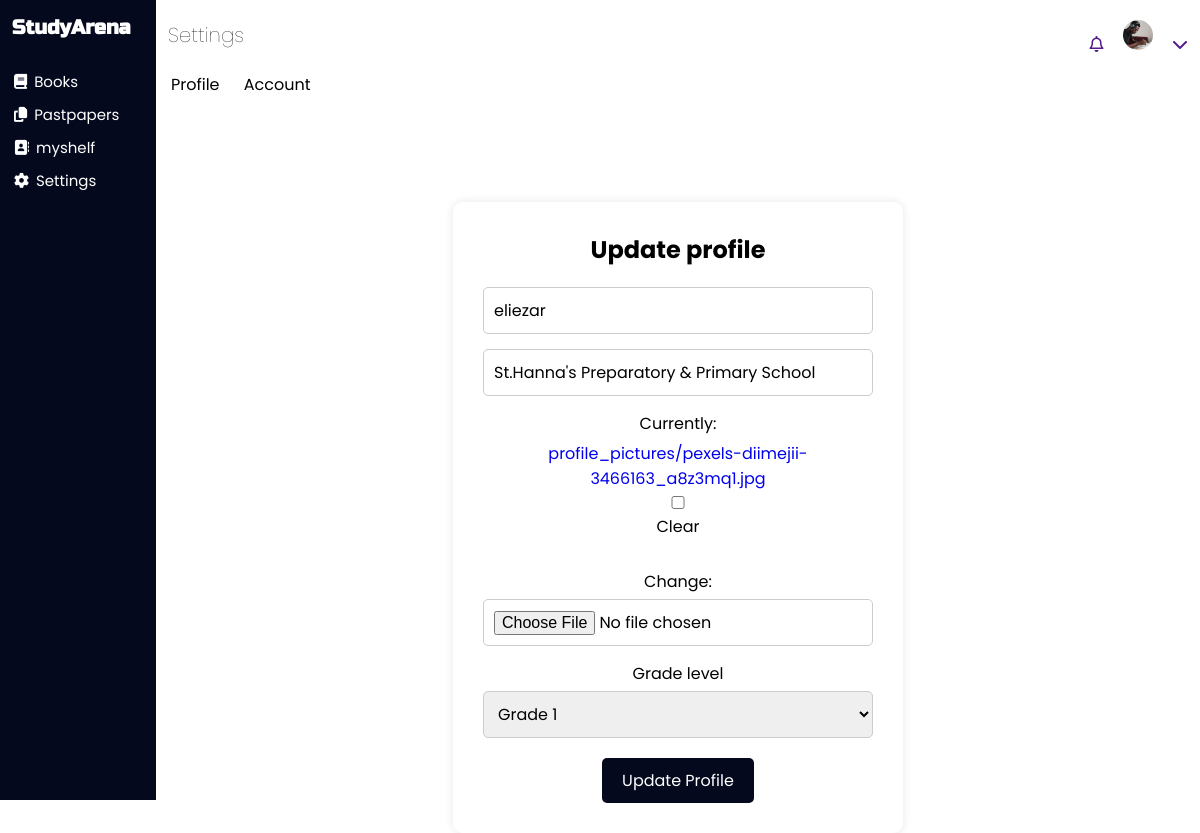
The page /settings/profile/1/update/ (signed in) on the database its author committed.
### userauths/models.py (models this page shows, shortened)
class Profile(models.Model):
    name = models.CharField(max_length=50)
    user = models.ForeignKey(settings.AUTH_USER_MODEL, on_delete=models.CASCADE, related_name='user_profiles')
    bio = models.TextField(max_length=500, blank=True)
    birth_date = models.DateField(null=True, blank=True, default=timezone.now)
    profile_picture = models.ImageField(upload_to='profile_pictures/', null=True, blank=True)
    school = models.CharField(max_length=50)
    grade = models.CharField(max_length=50, choices=GRADE_CHOICES)

### settings/views.py (the view, shortened to what this page needs)
# urls.py: path('profile/<int:profile_id>/update/', ProfileUpdate.as_view(), name='profile_update'),
@method_decorator(login_required, name='dispatch')
class ProfileUpdate(View):
    def get(self, request, *args, **kwargs):
        profile_id = kwargs.get('profile_id')
        profile = get_object_or_404(Profile, id=profile_id, user=request.user)
        form = ProfileUpdateForm(instance=profile)
        context = {
            'form': form,
            'profile': profile,
        }
        return render(request, 'settings/profile_update.html', context)

### library/templates/settings/profile_update.html (shortened to what this page needs)
{% extends "partials/base-settings.html" %}
{% block content %}
<div class="form-box">
    <h1 id="title">Update profile</h1>
    <form class="createprofile-frm" action="{% url 'settings:profile_update' profile_id=profile.id %}" method="post" enctype="multipart/form-data">
        <div class="input-group">
            <div class="input-field" id="nameField">
                {{ form.name }}
            </div>
            <div class="input-field" id="nameField">
                {{ form.school }}
            </div>
            <div class="input-field" id="nameField">
                {{ form.profile_picture }}
            </div>
            <div class="input-field">
                <p>Grade level</p>
                {{ form.grade_level }}
            </div>
        </div>
        <div class="btn-field">
            <button type="submit">Update Profile</button>
        </div>
    </form>
</div>
{% endblock %}

### library/templates/partials/base-settings.html (shortened to what this page needs)
{% load static %}
<!DOCTYPE html>
<html lang="en">
<head>
    <link rel="stylesheet" href="{% static 'assets/settings-styles.css' %}">
</head>
<body>
    <div class="side-contaider">
        <h1>StudyArena</h1>
        <a href="{% url 'library:profile-home' profile_id=profile.id %}"><i class="fa-solid fa-book"></i> Books</a>
        <a href="{% url 'library:Ppapers-home' profile_id=profile.id %}"><i class="fa-solid fa-copy"></i></i>Pastpapers</a>
        <a href="{% url 'library:myshelf' user_id=user.id profile_id=profile.id %}"><i class="fa-solid fa-address-book"></i>myshelf</a>
        <a href="{% url 'settings:account_display' user_id=user.id profile_id=profile.id %}"><i class="fa-solid fa-gear"></i></i>Settings</a>
    </div>
    <div class="main-container">
        <nav>
            <h2>Settings</h2>
            <div class="right-nav">
                <a href=""><i class="fa-regular fa-bell"></i></a>
                <a href="javascript:void(0)" class="user-icon" onclick="toggleMenu()"><img src="{{ profile.profile_picture.url }}" alt="Profile 1"></i></i></a>
                <a href=""><i class="fa-solid fa-chevron-down"></i></a>
            </div>
        </nav>
        <div class="nav-2">
            <a id="profile-id" href="{% url 'settings:account_display' user_id=user.id profile_id=profile.id %}">Profile</a>
            <a id="account-id"href="{% url 'settings:account_settings_display' user_id=user.id %}">Account</a>
        </div>
{% block content %}
{% endblock content %}
</body>
</html>

### static/assets/settings-styles.css (style rules this page uses)
* { margin: 0; padding:0; font-family: 'poppins', sansefir; box-sizing: border-box; }
.side-contaider { height: 100vh; width: 13%; background-color:#04091e; position: fixed; top: 0; z-index: 10; padding-top: 10px; padding-left: 5px; padding-right: 5px; }
.side-contaider h1 { font-size: 20px; color: white; font-family: 'Russo One', 'poppins', sans-serif; padding-top: 5px; padding-bottom: 25px; padding-left: 7px; }
.side-contaider a { display: flex; align-items: center; flex: 1; width: 95%; padding: 5px 2px; font-size: 15px; color: white; border-radius: 3px; transition: background-color 0.5s; }
a { text-decoration: none; }
.side-contaider a i { padding-left: 7px; padding-right: 7px; }
.user-icon img { width: 30px; height: 30px; border-radius: 50%; object-fit: cover; object-position: center; }
.main-container { height: 100vh; padding-left: 13%; top: 0; }
.main-container nav { position: sticky; top: 0; z-index: 10; display: flex; justify-content: space-between; padding-top: 20px; padding-bottom: 5px; padding-left: 5px; padding-right: 5px; box-shadow: 0 0 1px rgba(0, 0, 0, 0.2); background: white; }
.main-container h2 { padding-left: 7px; font-weight: 100; font-size: 20px; }
.main-container .right-nav { padding-right: 7px; }
.main-container .right-nav a { padding-left: 15px; text-decoration: none; }
.main-container .nav-2 { position: sticky; top: 53px; z-index: 10; padding-top: 10px; padding-bottom: 5px; padding-left: 5px; padding-right: 5px; box-shadow: 0 0 0.5px rgba(0, 0, 0, 0.2); background: white; }
.main-container .nav-2 #profile-id { padding-left: 7px; padding-bottom: 8px; padding-top: 10px; padding-left: 10px; padding-right: 10px; border-radius: 5px; transition: 0.5s; }
.main-container .nav-2 #account-id { padding-bottom: 8px; padding-top: 10px; padding-left: 10px; padding-right: 10px; border-radius: 5px; transition: 0.5s; }
.main-container .nav-2 a { padding-left: 20px; color: black; }
.form-box { width: 90%; max-width: 450px; background: rgba(255, 255, 255, 0.8); border-radius: 10px; padding: 30px; margin: 100px auto; box-shadow: 0 0 10px rgba(0, 0, 0, 0.1); text-align: center; }
#title { font-size: 24px; margin-bottom: 20px; }
.input-group { display: flex; flex-direction: column; gap: 15px; margin-bottom: 20px; }
.input-field { display: flex; flex-direction: column; gap: 5px; }
.input-field input, .input-field select, .input-field textarea { padding: 10px; font-size: 16px; border: 1px solid #ccc; border-radius: 5px; width: 100%; }
.btn-field { text-align: center; }
.btn-field button { padding: 10px 20px; font-size: 16px; background-color: rgba(4, 9, 30); color: #fff; border: none; border-radius: 5px; cursor: pointer; }

### rows shown on the page
Profile: profile_picture (picture), name "eliezar", school "St.Hanna's Preparatory & Primary School"
